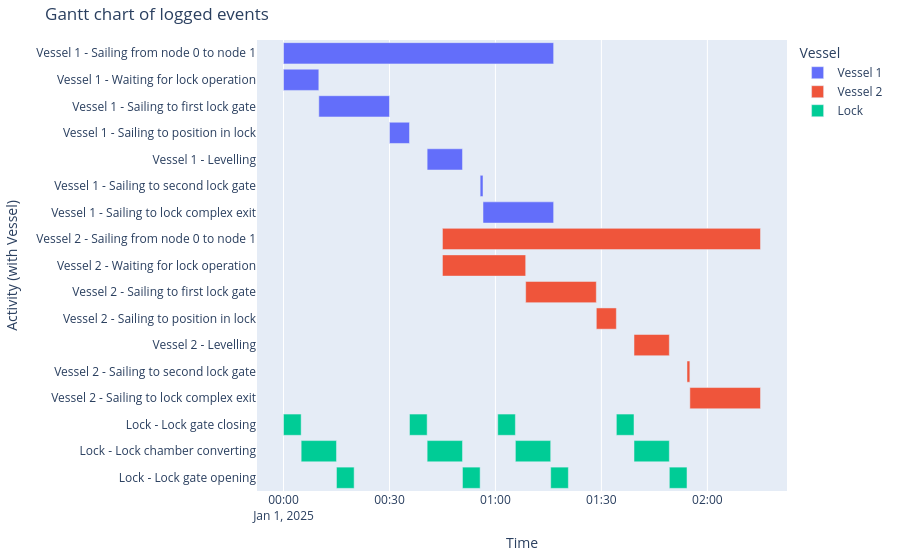

The code cell stored with this chart in its notebook:
### Code cell
df_eventtable = opentnsim.core.logutils.logbook2eventtable([vessel_1, vessel_2, lock_chamber])
generate_vessel_gantt_chart(df_eventtable)

### Figure 1 — Plotly figure (JSON) as saved in the notebook; plotly's stock layout.template omitted (floating-point values rounded to 4 significant figures)
{"data": [{"base": ["2025-01-01T00:00:00.000000000", "2025-01-01T00:00:00.000000000", "2025-01-01T00:10:00.000000000", "2025-01-01T00:30:00.000000000", "2025-01-01T00:40:40.172786000", "2025-01-01T00:55:40.172786000", "2025-01-01T00:56:28.768899000"], "hovertemplate": "object name=Vessel 1<br>start time=%{base}<br>stop time=%{x}<br>activity label=%{y}<extra></extra>", "legendgroup": "Vessel 1", "marker": {"color": "#636efa", "pattern": {"shape": ""}}, "name": "Vessel 1", "orientation": "h", "showlegend": true, "textposition": "auto", "type": "bar", "x": [4588768, 600000, 1200000, 340172, 600000, 48596, 1200000], "xaxis": "x", "y": ["Vessel 1 - Sailing from node 0 to node 1", "Vessel 1 - Waiting for lock operation", "Vessel 1 - Sailing to first lock gate", "Vessel 1 - Sailing to position in lock", "Vessel 1 - Levelling", "Vessel 1 - Sailing to second lock gate", "Vessel 1 - Sailing to lock complex exit"], "yaxis": "y"}, {"base": ["2025-01-01T00:45:00.000000000", "2025-01-01T00:45:00.000000000", "2025-01-01T01:08:33.768898000", "2025-01-01T01:28:33.768898000", "2025-01-01T01:39:13.941685000", "2025-01-01T01:54:13.941685000", "2025-01-01T01:55:02.537798000"], "hovertemplate": "object name=Vessel 2<br>start time=%{base}<br>stop time=%{x}<br>activity label=%{y}<extra></extra>", "legendgroup": "Vessel 2", "marker": {"color": "#EF553B", "pattern": {"shape": ""}}, "name": "Vessel 2", "orientation": "h", "showlegend": true, "textposition": "auto", "type": "bar", "x": [5402537, 1413768, 1200000, 340172, 600000, 48596, 1200000], "xaxis": "x", "y": ["Vessel 2 - Sailing from node 0 to node 1", "Vessel 2 - Waiting for lock operation", "Vessel 2 - Sailing to first lock gate", "Vessel 2 - Sailing to position in lock", "Vessel 2 - Levelling", "Vessel 2 - Sailing to second lock gate", "Vessel 2 - Sailing to lock complex exit"], "yaxis": "y"}, {"base": ["2025-01-01T00:00:00.000000000", "2025-01-01T00:05:00.000000000", "2025-01-01T00:15:00.000000000", "2025-01-01T00:35:40.172786000", "2025-01-01T00:40:40.172786000", "2025-01-01T00:50:40.172786000", "2025-01-01T01:00:38.768897000", "2025-01-01T01:05:38.768897000", "2025-01-01T01:15:38.768897000", "2025-01-01T01:34:13.941685000", "2025-01-01T01:39:13.941685000", "2025-01-01T01:49:13.941685000"], "hovertemplate": "object name=Lock<br>start time=%{base}<br>stop time=%{x}<br>activity label=%{y}<extra></extra>", "legendgroup": "Lock", "marker": {"color": "#00cc96", "pattern": {"shape": ""}}, "name": "Lock", "orientation": "h", "showlegend": true, "textposition": "auto", "type": "bar", "x": [300000, 600000, 300000, 300000, 600000, 300000, 300000, 600000, 300000, 300000, 600000, 300000], "xaxis": "x", "y": ["Lock - Lock gate closing", "Lock - Lock chamber converting", "Lock - Lock gate opening", "Lock - Lock gate closing", "Lock - Lock chamber converting", "Lock - Lock gate opening", "Lock - Lock gate closing", "Lock - Lock chamber converting", "Lock - Lock gate opening", "Lock - Lock gate closing", "Lock - Lock chamber converting", "Lock - Lock gate opening"], "yaxis": "y"}], "layout": {"barmode": "overlay", "legend": {"title": {"text": "Vessel"}, "tracegroupgap": 0}, "margin": {"b": 20, "l": 20, "r": 20, "t": 40}, "title": {"text": "Gantt chart of logged events"}, "xaxis": {"anchor": "y", "domain": [0, 1], "title": {"text": "Time"}, "type": "date"}, "yaxis": {"anchor": "x", "autorange": "reversed", "domain": [0, 1], "title": {"text": "Activity (with Vessel)"}}}}
